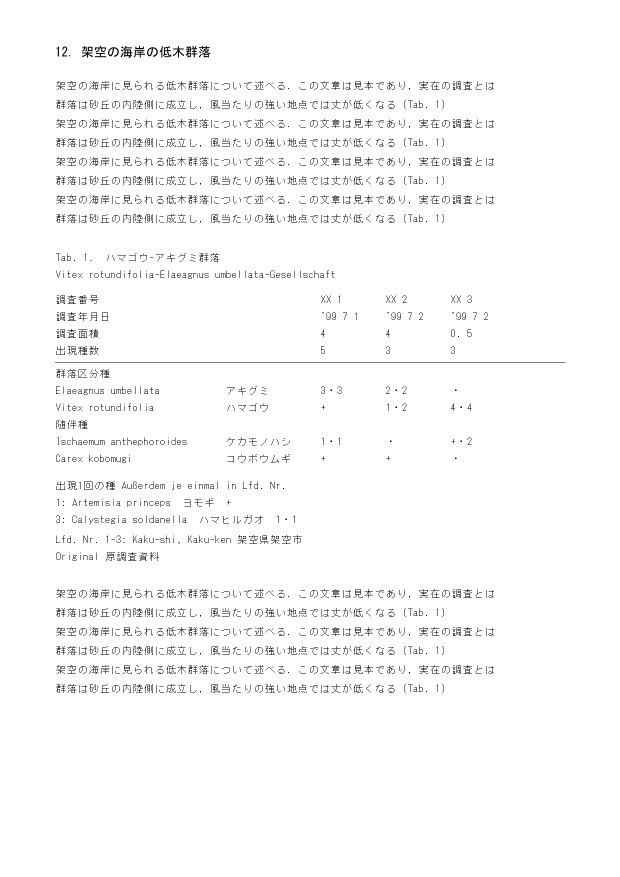
#> input picture plugins/vegetation-survey/examples/table/sample_table.png, 1240 x 1754 px (shown at 1/2 size)
$ python -i review_html.py   (imports and definitions only)
#> lines starting #> are read from the running program, lines starting #| are printed output that depends on the picture; after the words box and inside, x2 and y2 are one past the last pixel; in counts of white or black regions, pixels touching at a corner belong together
#> further down, picture is the input picture: PIL image 1240x1754 RGB; min 0, max 255, mean 249.7
"""値や名前の確認用に，赤い印つきの画像を埋め込んだ 1 枚の HTML を作る．

    python scripts/review_html.py <項目.json> <出力.html> [--title 題] [--region 地方名] [--choices val,none,skip]
    python scripts/review_html.py <置き場>/user_review.tsv <出力.html>   # 読みながら積んだ項目から作る

`--split` を付けると，区分ごとに review_A.html〜review_D.html に分ける (out は置き場のディレクトリ)．
区分は kind の頭の記号 (`A. 読めない値` など) か，kind の語で決まる:
A 値の読み (読めない値・常在度の値) / B 下線・階層・種名 / C 行と種の割り当て (推定の割り当て・印字の重複・
見出しの欠け・出現種数) / D 表頭と注記．A の項目は「今の転記でよい・値を入力・値の印字は無い」で答える．

任意の列 `current` に今の転記の値 (例: `K +・2`) を書くと，選択肢が「今の転記 (K +・2) でよい」になる．
赤枠の行 (j_name) と列 (地点 plot) は画像の余白に青字で書く．`--head-rows <tsv> --head-region <地方>` で
表頭の通し番号の行の位置 (列: region table page y0 y1 note) を渡すと，その行を画像の上に貼る．

user_review.tsv の列: table plot j_name kind what page x0 y0 x1 y1 (座標はページ画像の原寸．page は
work/ のページ名か画像のパス．置き場からの相対)．範囲を赤枠で囲み，周りを広げて切る．

サーバは要らない．できた HTML をブラウザで開き，回答を JSON で保存してもらう．
`review.py` (サーバ版．名前の直しを転記へ反映する) と違い，**値の確認など 1 回きりの質問**向け．

項目.json は次の形のリスト:

    [{"id": "K01", "title": "Tab.16 地点 16 イトスゲ", "layer": "K",
      "meta": "Carex fernaldiana ／ 1 回出現の段落 ／ 転記の暫定値: ?",
      "note": "段落 in 16: の最後の語．K の後に値が無く句点だけ",
      "images": [
         {"page": "work/kinki_005.png", "crop": [700, 60, 1900, 200],
          "caption": "1 回出現の段落",
          "marks": [{"box": [772, 100, 858, 128]},
                    {"underline": [860, 882, 130]}]}]}]

- 画像は `page` (ページ画像) と `crop` (切り出す範囲 x0,y0,x1,y1) で指す．
  `marks` の座標は**ページ画像の座標**で書く (切り出しの分は自動でずらす)．
  切り出し済みの画像を使うなら `image` に書き，`marks` はその画像の座標にする．
  表全体のような大きな範囲は `"scale": 0.25` のように縮めて埋め込む (印は縮める前の座標で書く)．
- **何行目がどの種か・何列目がどの地点かを必ず示す**．いちばん手軽なのは，同じページの種名の列と表頭の通し番号の行を
  貼り合わせること: `"names_x": [x0, x1]` (種名の列の左右) と `"head_y": [y0, y1]` (通し番号の行の上下) を書くと，
  切り出しと同じ高さの種名の列が左に，同じ幅の通し番号の行が上に付く (表ごとに 1 回測れば，全項目に使える．
  行が右ほど傾く表では，傾きのぶんだけずれるので，そのときは rows・cols を使う)．
  座標で書くとき: 種名や表頭の通し番号が写らない切り出しには
  `"rows": [[y, "ナナカマド K"], …]` と `"cols": [[x, "46"], …]` (ページの原寸の座標) を書く．
  行の名は左の余白に，地点番号は上の余白に青で書き込まれる (赤は確かめてほしい箇所，青は位置の目印)．
- **階層の下線が判断の材料になる項目** (下線の対応・階層の印字) は，階層の列 (字と下線) が画像に写るようにする．
  切り出しが階層の列を含まないときは `"layer_x": [x0, x1]` (階層の列の左右．ページ原寸) を書くと，切り出しと同じ高さの
  階層の列が左に付く (`names_x` もあれば，その右に続けて貼る)．範囲が切り出しの中にあれば貼らない．
  user_review.tsv では任意の列 `layer_x0`・`layer_x1` に書く．
  貼った種名と階層の帯は，間の空白 (字の無い縦の帯) を詰める (`"trim_gap": false` で止める．2026-11-16)．
  種名から階層までを 1 枚の切り出しにした画像も，`"trim_gap": true` で間を詰める (印・cols・rows の無い画像だけ)．
- `marks` の種類 (赤で描く):
  - `{"box": [x0, y0, x1, y1]}` 対象の語やセルを囲む枠
  - `{"underline": [x0, x1, y]}` 値を入れる位置の下線と ▼ (値が無いところを指すとき)
  - `{"arrow": [x, y]}` その点を指す ▼
- 画像の相対パスは項目.json のあるディレクトリから見る．
- 選択肢は項目ごとに `options` で決める: `[{"value": "a", "label": "…", "input": false}, …]`．
  `input` が true の選択肢には入力欄が付く．`判断できない` (skip) は自動で足す．
  `options` が無い項目は `val` (値を入力)・`none` (印字に無い)・`skip` (`--choices` で選ぶ)．
  user_review.tsv から作る項目は a. 今の転記でよい・b. 違う (メモに)．
  欄の入力は自動で端末ではなくブラウザの localStorage に保存され，閉じても残る．
  「回答を JSON で保存」ボタンで `{id: {choice, value, memo}}` が落ちる．ファイル名は `<地方名>_review_answers.json`
  (`--region kanto` なら `kanto_review_answers.json`．`--region` を省くと出力 HTML の名前 (`okinawa.html` → `okinawa`) から
  決める．地方ごとの HTML の回答がダウンロードフォルダで同じ名前にならないように．2026-11-05)．
  「回答を読み込む」はファイル名を見ないので，どの名前の JSON でも読める．

0.5.43 から:
- HTML と一緒に項目の一覧 (`<出力>.items.json`．`--split` なら `<置き場>/review_items.json`) を書く．`review_apply.py` が回答を当てる．
  user_review.tsv の任意の列 `actions` (選択肢の value ごとの操作の JSON) と `target` (確認済みの印を書く行の JSON) を引き継ぐ．
- 置き場の `row_y.tsv` (marks_grid.py が書く) に種の行があれば，赤枠の高さにその行が無いときに止まる．
- 置き場の `strips.tsv` (列: table page names_x0 names_x1 layer_x0 layer_x1) から種名・階層の列を補う．
  下線・階層の項目 (B 区分) で種名か階層の列が無いと止まる．
- `--carry <回答.json>`: 選択肢を選んだ項目を外し，判断できない・未回答の項目を前回のメモを添えて残す．

標準ライブラリと Pillow だけで動く．
"""
import argparse
import base64
import collections
import glob
import html
import io
import json
import os
import re
import sys

from PIL import Image, ImageDraw, ImageFont

Image.MAX_IMAGE_PIXELS = None
RED = (220, 0, 0)
MARGIN = 20
LABELS = {'val': '値を入力:', 'none': '印字に値が無い (出現のみ・値は空)', 'skip': '判断できない (そのまま)'}


# [14 lines left out: function draw_marks, not called in this run]


BLUE = (0, 70, 200)
FONTS = ('YuGothM.ttc', 'meiryo.ttc', 'msgothic.ttc', 'NotoSansCJK-Regular.ttc', 'DejaVuSans.ttf')


# [161 lines left out: functions _font, parse_plots, _projection, column_centers, plot_cols, plot_x_map, not called in this run]


WARNINGS = []
_COLX = {}


# [18 lines left out: functions table_key, load_col_x, not called in this run]


_ROWY = {}
_STRIPS = {}


# [154 lines left out: functions load_row_y, load_strips, box_off_row, box_off_column, n_plots_of, say and 5 more, not called in this run]


_PAGES = collections.OrderedDict()
PAGE_CACHE = 2     # ページ画像は 1 枚 2 億画素ほど (グレーで約 200 MB) あるので，覚えておくのは直近の 2 枚だけ


# [43 lines left out: functions load_page, add_labels, layer_strip_needed, not called in this run]


GAP_MIN = 40      # これより広い空白の列は詰める (ページ原寸の px)
GAP_KEEP = 24     # 詰めたあとに残す幅


def trim_blank_cols(im, gap_min=GAP_MIN, keep=GAP_KEEP):
    """画像の中の，字の無い縦の帯 (空白の列が gap_min px 以上続くところ) を keep px に詰める．
    種名の列と階層の列の間の空きを除き，名前と階層の字を近づける (2026-11-16．九州 U16 のユーザ指示
    「間が空白のときは，その部分を削除して，切り詰めて」)．点ほどのごみ (列に 2 px 以下) は空白とみる．
    左右の端の空白も keep まで詰める"""
#> called with gap_min = 40, keep = 24
    g = im.convert('L').point(lambda v: 255 if v < 128 else 0)       # 字 = 255
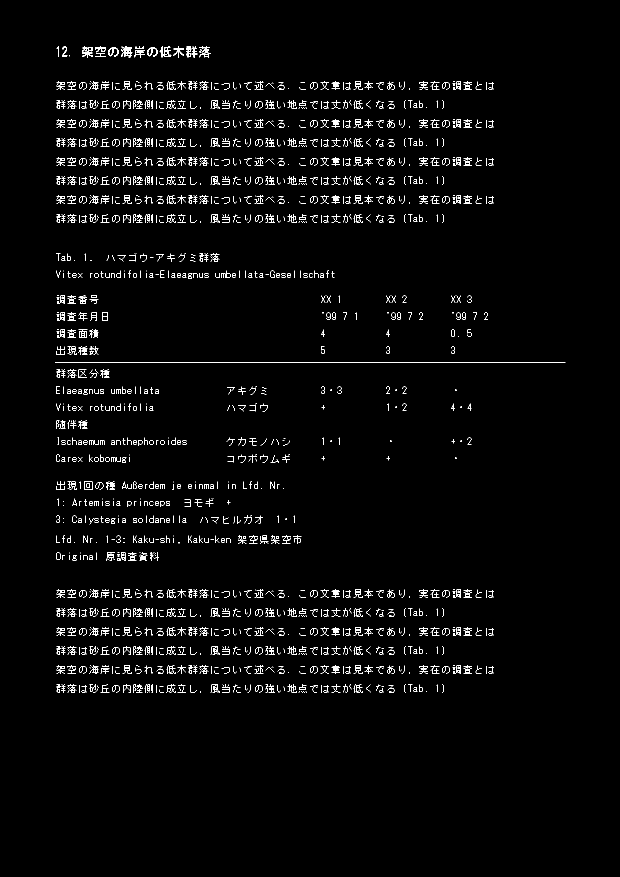
#> g: PIL image 1240x1754 L (shown at 1/2 size); 2.1% white in thin lines or dots, all inside (x1, y1, x2, y2) = (110, 92, 1131, 1386)
    prof = list(g.resize((g.width, 1), Image.BOX).tobytes())         # 列ごとの字の割合 (0〜255．L は 1 画素 1 バイト)
#> prof = 1240 values, max 34 at index 116, min 0 at index 0, mean 5.28
    limit = 255 * 2.5 / max(1, g.height)
#> limit = 0.363
    blank = [v <= limit for v in prof]
#> blank = 1240 items, first 6: True, True, True, True, True, True
    keepcols, i, n = [], 0, len(blank)
#> keepcols = []; i = 0; n = 1240
    while i < n:
        j = i
        while j < n and blank[j] == blank[i]:
            j += 1
        if blank[i] and j - i >= gap_min:
            if i == 0 or j == n:                        # 端の空白
                keepcols.append((j - keep, j) if i == 0 else (i, i + keep))
            else:
                keepcols.append((i, i + keep // 2))
                keepcols.append((j - keep // 2, j))
        else:
            keepcols.append((i, j))
        i = j
#> this loop made 45 passes
#> i on passes 1 to 12: 112, 154, 156, 439, 442, 593, 594, 595, 597, 615, 618, 619
#> after the loop, keepcols = 45 pairs, first value 88 to 988, second value 112 to 1012
    if sum(b - a for a, b in keepcols) >= im.width:
        return im
    out = Image.new('RGB', (sum(b - a for a, b in keepcols), im.height), 'white')
#> out: PIL image 924x1754 RGB; every value is 255
    x = 0
    for a, b in keepcols:
        out.paste(im.crop((a, 0, b, im.height)), (x, 0))
        x += b - a
#> this loop made 45 passes
#> (a, b, x) on passes 1 to 12: (88, 112, 24), (112, 154, 66), (154, 156, 68), (156, 439, 351), (439, 442, 354), (442, 593, 505), (593, 594, 506), (594, 595, 507), (595, 597, 509), (597, 615, 527), (615, 618, 530), (618, 619, 531)
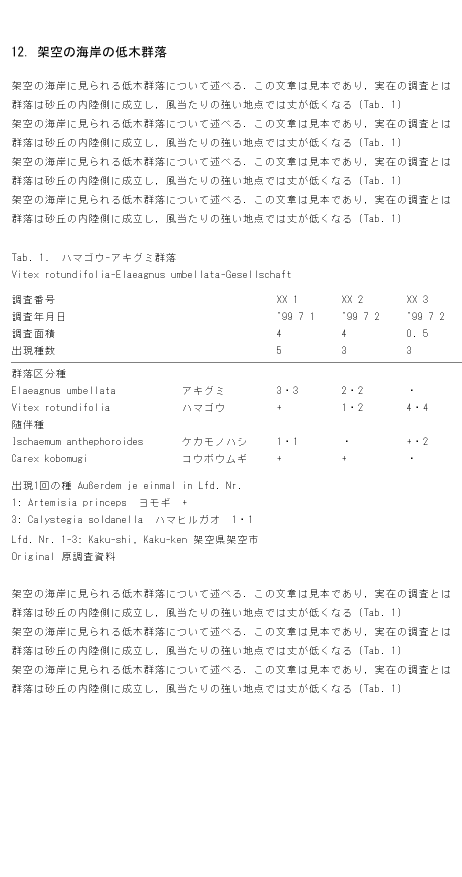
#> out: PIL image 924x1754 RGB (shown at 1/2 size); min 0, max 255, mean 247.9
#> after the loop, x = 924
    return out


# [38 lines left out: function add_strips, not called in this run]


def _arrow(d, x, y):
    d.polygon([(x - 8, y), (x + 8, y), (x, y + 12)], fill=RED)


# [30 lines left out: function make_image, not called in this run]


CONFIRM = [{'value': 'a', 'label': '今の転記でよい'},
           {'value': 'b', 'label': '違う (正しい読み・扱いをメモに)'}]
VALUE = [{'value': 'a', 'label': '今の転記でよい'},
         {'value': 'val', 'label': '値を入力', 'input': True},
         {'value': 'none', 'label': '値の印字は無い (出現なし)'}]
OPT_RE = re.compile(r'選択肢\s*(?:\(おすすめの?順\))?\s*[:：]\s*')
OPT_END = re.compile(r'(でよい|する|入力|のまま|まま|消す|直す|移す|残す|みる|とみる|分ける)\s*(\([^()]*\))?$')


# [27 lines left out: functions _split_top, _cut_tail, not called in this run]


CUR_END = re.compile(r'今の転記\s*\([^()]*\)$')


# [66 lines left out: functions _split_dot, _labels, options_from_what, options_of, not called in this run]


OPTION_WARNINGS = []
BARE_CURRENT = re.compile(r'^今の転記(?:のまま)?\s*(?:で|が)?\s*(?:よい|良い)?\s*$')


# [18 lines left out: functions option_problems, with_current, not called in this run]


GROUPS = {'A': '値の読み', 'B': '下線・階層・種名', 'C': '行と種の割り当て', 'D': '表頭と注記'}


# [12 lines left out: function group_of, not called in this run]


TSV_COLS = ['table', 'plot', 'j_name', 'kind', 'what', 'page', 'x0', 'y0', 'x1', 'y1']
PAD = 150


PARA_KIND = re.compile(r'見出しの欠け|注記の字|^G\. 注記|注記$|種数の差')
PARA_WHAT = re.compile(r'1 回出現|出現 ?2 回|出現1回|^注記|調査地の注記|^出典|in \d+:')


# [133 lines left out: functions is_paragraph, load_head_rows, from_tsv, not called in this run]


CSS = """
:root{--bg:#fafafa;--fg:#222;--card:#fff;--line:#ccc;--acc:#0a5}
@media (prefers-color-scheme:dark){:root{--bg:#1c1c1c;--fg:#eee;--card:#262626;--line:#555;--acc:#4c8}}
body{background:var(--bg);color:var(--fg);font:15px/1.6 system-ui,'Yu Gothic',sans-serif;margin:0;padding:16px;max-width:1100px;margin-inline:auto}
body.side{max-width:1600px}
.pane{display:block}body.side .pane{display:grid;grid-template-columns:minmax(0,3fr) minmax(15em,2fr);gap:16px;align-items:start}
body.side .ans{margin-top:0;position:sticky;top:56px}
@media (max-width:800px){body.side .pane{display:block}body.side .ans{margin-top:8px;position:static}}
.card{background:var(--card);border:1px solid var(--line);border-radius:8px;padding:12px 16px;margin:16px 0}
.topic{margin:28px 0 0;padding:4px 8px;border-left:5px solid var(--acc);font-size:16px}
h2{font-size:17px;margin:0 0 4px}.lay{font-size:13px;margin-left:10px;border:1px solid var(--line);border-radius:4px;padding:0 6px}
.meta{margin:0;font-size:13px}.memo{margin:2px 0 8px;font-size:12px;opacity:.8}
.imgs{display:flex;flex-direction:column;gap:6px;overflow-x:auto}figure{margin:0}
img{max-width:100%;border:1px solid var(--line);background:#fff}figcaption{font-size:11px;opacity:.6}
.ans{margin-top:8px;display:flex;flex-direction:column;gap:6px}.ans label{display:flex;gap:6px;align-items:baseline}
input[type=text]{padding:3px 6px;border:1px solid var(--line);border-radius:4px;background:var(--bg);color:var(--fg)}
.v{width:12em}.m{width:24em;max-width:100%}
select{padding:4px;font-size:14px}#bar label{font-size:13px}
button{padding:8px 16px;border:0;border-radius:6px;background:var(--acc);color:#fff;font-size:15px;cursor:pointer}
.ref{margin:4px 0 8px;font-size:12px}.refw{overflow-x:auto}.ref table{border-collapse:collapse}
.ref th,.ref td{border:1px solid var(--line);padding:1px 6px;white-space:nowrap;text-align:left}
#bar{position:sticky;top:0;background:var(--bg);padding:8px 0;border-bottom:1px solid var(--line);z-index:2}
"""

JS = """
const KEY='review_html:'+document.title, cards=[...document.querySelectorAll('.card')];
let st={}; try{st=JSON.parse(localStorage.getItem(KEY)||'{}')}catch(e){}
function collect(c){const r=c.querySelector('input[type=radio]:checked');
  const v=r?c.querySelector('.v[data-opt="'+r.value+'"]'):null;
  return {choice:r?r.value:'', value:v?v.value:'', memo:c.querySelector('.m').value}}
function save(){const o={};cards.forEach(c=>o[c.dataset.id]=collect(c));
  try{localStorage.setItem(KEY,JSON.stringify(o))}catch(e){}
  document.getElementById('n').textContent=cards.filter(c=>{const a=o[c.dataset.id];
    const need=a.choice&&c.querySelector('.v[data-opt="'+a.choice+'"]');return a.choice&&(!need||a.value)}).length}
function restore(c,a){if(!a) return;
  const r=c.querySelector('input[type=radio][value="'+a.choice+'"]'); if(r) r.checked=true;
  const v=c.querySelector('.v[data-opt="'+a.choice+'"]'); if(v) v.value=a.value||''; c.querySelector('.m').value=a.memo||''}
cards.forEach(c=>{restore(c,st[c.dataset.id]);
  c.addEventListener('input',ev=>{const t=ev.target; if(t.classList&&t.classList.contains('v')&&t.value){
    const r=c.querySelector('input[type=radio][value="'+t.dataset.opt+'"]'); if(r) r.checked=true} save()})});
save();
// 絞り込み: すべて / 未回答だけ / 回答済みだけ (選んだ直後には隠さず，選び直したときに効く)
const flt=document.getElementById('flt');
function answered(c){return !!c.querySelector('input[type=radio]:checked')}
function applyFilter(){const m=flt.value; let shown=0;
  cards.forEach(c=>{const a=answered(c), hide=(m==='todo'&&a)||(m==='done'&&!a); c.style.display=hide?'none':''; if(!hide) shown++});
  document.getElementById('shown').textContent=shown;
  try{localStorage.setItem(KEY+':flt',m)}catch(e){}}
try{flt.value=localStorage.getItem(KEY+':flt')||'all'}catch(e){}
flt.onchange=applyFilter; document.getElementById('re').onclick=applyFilter; applyFilter();
// 保存した回答の JSON を読み込む (別の端末で答えた分を続けるとき)
document.getElementById('imp').onchange=ev=>{const f=ev.target.files[0]; if(!f) return;
  f.text().then(t=>{const o=JSON.parse(t); cards.forEach(c=>{if(o[c.dataset.id]&&o[c.dataset.id].choice) restore(c,o[c.dataset.id])}); save(); applyFilter()})};
document.getElementById('dl').onclick=()=>{const o={};cards.forEach(c=>o[c.dataset.id]=collect(c));
  const a=document.createElement('a');a.href=URL.createObjectURL(new Blob([JSON.stringify(o,null,1)],{type:'application/json'}));
  a.download=FNAME;a.click()};
"""


# [195 lines left out: functions answers_name, card, main, save_items, prerender, write_page, not called in this run]


# [2 lines not run here, left out]

>>> from PIL import Image
>>> picture = Image.open('../../../examples/table/sample_table.png')
>>> result = trim_blank_cols(picture)
